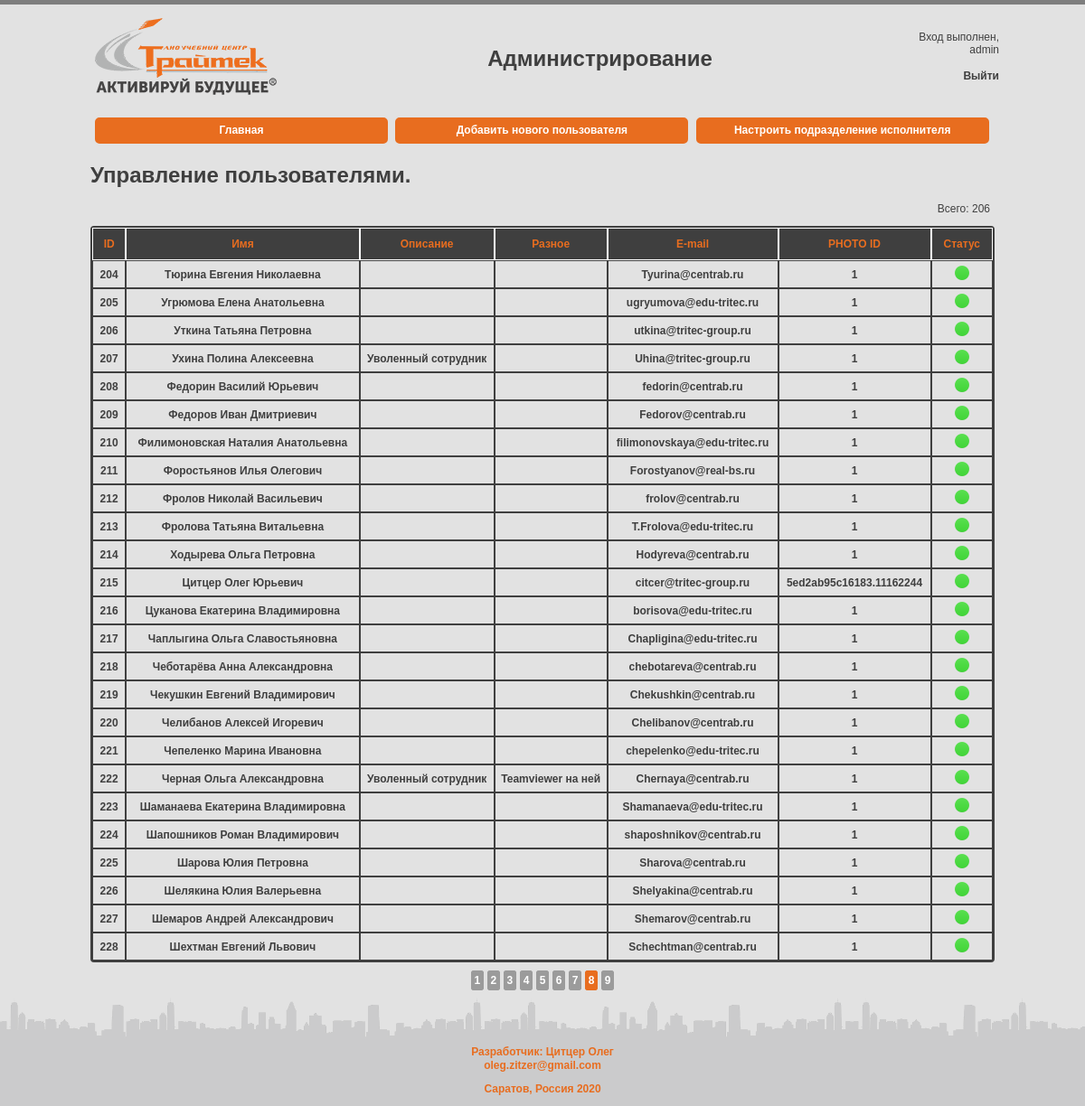
The app's page /admin/user_management.php?page=8 (signed in) with its own data.
### tables this page shows
CREATE TABLE `users` (
  `id` int(11) NOT NULL AUTO_INCREMENT,
  `email` varchar(255) NOT NULL,
  `password` varchar(255) NOT NULL,
  `name` varchar(255) DEFAULT NULL,
  `description` varchar(255) DEFAULT NULL,
  `note` varchar(255) DEFAULT NULL,
  `photo_id` varchar(255) NOT NULL,
  `status` int(11) NOT NULL,
  PRIMARY KEY (`id`)
);

### admin/inc/lib.php (the view, shortened to what this page needs)
<?php
function getDataFromTable($dbh, $query)
{
    try
    {
        $result = $dbh->query($query);
        return $result;
    }catch (PDOException $e){
        $error = "Error:".iconv("windows-1251", "UTF-8",$e->getMessage());
        echo $error;
        return $error;
    }
}
function drawUsersTable($sql_data,$delete_field = NULL){
    $outline = "";
    $sql_data->setFetchMode(PDO::FETCH_NUM);
    while($row = $sql_data->fetch())
    {
        $outline .= "<tr>";
        $id = $row[0];
        for($i=0;$i < count($row);$i++){
            if(is_null($delete_field)){
                if($i == (count($row) - 1)){
                    if($row[$i]) $img = "trafficlight-green_40427.png";
                    $outline .= "<td><img src='../pictures/".$img."' width='16' height='16'/></td>";
                }else{
                    $outline .= "<td><a href='" . $_SERVER['PHP_SELF']."?action=changeUser&id=".$id."'>$row[$i]</a></td>";
                }
            }
        }
        $outline .= "</tr>";
    }
    return $outline;
}

### admin/inc/userManagement.css (style rules this page uses)
body { color: #3f3f3f; font: 12px Tahoma, sans-serif; background-color: #e2e2e2; border-top: 5px solid #7e7e7e; margin: 0; padding-top: 10px; }
a { font-weight: bold; text-decoration: none; color: #3f3f3f; vertical-align: middle; text-align: center; }
table td { border-spacing: 0px; border: 1pt solid #3f3f3f; padding-top: 5px; padding-bottom: 5px; }

### records on screen
users: id "204", name "Тюрина Евгения Николаевна", email "Tyurina@centrab.ru", photo "1"
users: id "205", name "Угрюмова Елена Анатольевна", email "ugryumova@edu-tritec.ru", photo "1"
users: id "206", name "Уткина Татьяна Петровна", email "utkina@tritec-group.ru", photo "1"
users: id "207", name "Ухина Полина Алексеевна", description "Уволенный сотрудник", email "Uhina@tritec-group.ru", photo "1"
users: id "208", name "Федорин Василий Юрьевич", email "fedorin@centrab.ru", photo "1"
users: id "209", name "Федоров Иван Дмитриевич", email "Fedorov@centrab.ru", photo "1"
users: id "210", name "Филимоновская Наталия Анатольевна", email "filimonovskaya@edu-tritec.ru", photo "1"
users: id "211", name "Форостьянов Илья Олегович", email "Forostyanov@real-bs.ru", photo "1"
users: id "212", name "Фролов Николай Васильевич", email "frolov@centrab.ru", photo "1"
users: id "213", name "Фролова Татьяна Витальевна", email "T.Frolova@edu-tritec.ru", photo "1"
users: id "214", name "Ходырева Ольга Петровна", email "Hodyreva@centrab.ru", photo "1"
users: id "215", name "Цитцер Олег Юрьевич", email "citcer@tritec-group.ru", photo "5ed2ab95c16183.11162244"
users: id "216", name "Цуканова Екатерина Владимировна", email "borisova@edu-tritec.ru", photo "1"
users: id "217", name "Чаплыгина Ольга Славостьяновна", email "Chapligina@edu-tritec.ru", photo "1"
users: id "218", name "Чеботарёва Анна Александровна", email "chebotareva@centrab.ru", photo "1"
users: id "219", name "Чекушкин Евгений Владимирович", email "Chekushkin@centrab.ru", photo "1"
users: id "220", name "Челибанов Алексей Игоревич", email "Chelibanov@centrab.ru", photo "1"
users: id "221", name "Чепеленко Марина Ивановна", email "chepelenko@edu-tritec.ru", photo "1"
users: id "222", name "Черная Ольга Александровна", description "Уволенный сотрудник", note "Teamviewer на ней", email "Chernaya@centrab.ru", photo "1"
users: id "223", name "Шаманаева Екатерина Владимировна", email "Shamanaeva@edu-tritec.ru", photo "1"
users: id "224", name "Шапошников Роман Владимирович", email "shaposhnikov@centrab.ru", photo "1"
users: id "225", name "Шарова Юлия Петровна", email "Sharova@centrab.ru", photo "1"
users: id "226", name "Шелякина Юлия Валерьевна", email "Shelyakina@centrab.ru", photo "1"
users: id "227", name "Шемаров Андрей Александрович", email "Shemarov@centrab.ru", photo "1"
users: id "228", name "Шехтман Евгений Львович", email "Schechtman@centrab.ru", photo "1"

### other values on screen
$_SESSION['username'] "admin"
$user_count "206"
